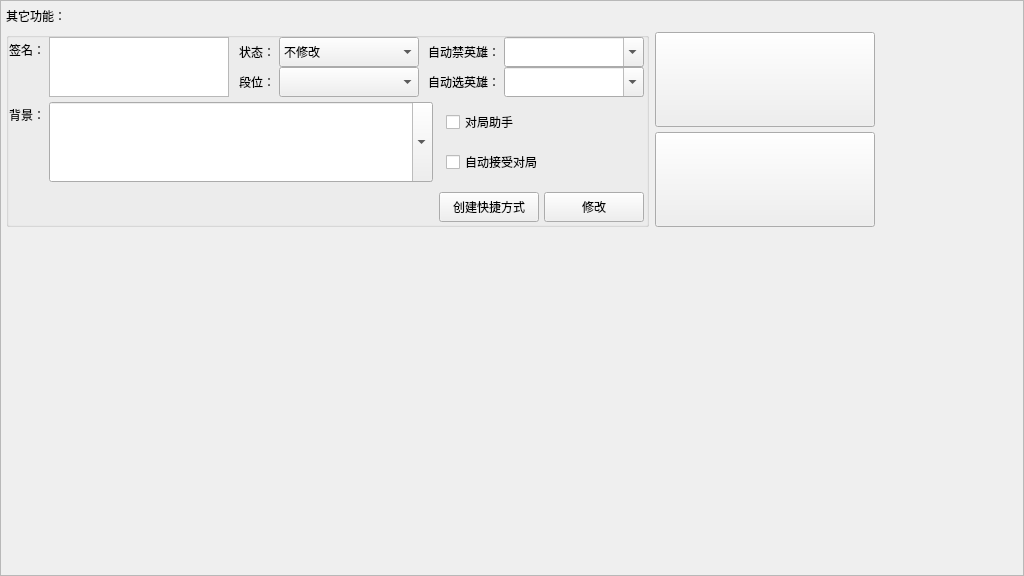
<?xml version="1.0" encoding="UTF-8"?>
<ui version="4.0">
 <class>OtherFunctionInterface</class>
 <widget class="QWidget" name="OtherFunctionInterface">
  <property name="geometry">
   <rect>
    <x>0</x>
    <y>0</y>
    <width>1024</width>
    <height>576</height>
   </rect>
  </property>
  <property name="windowTitle">
   <string/>
  </property>
  <widget class="QFrame" name="OtherFunctionFrame">
   <property name="geometry">
    <rect>
     <x>0</x>
     <y>0</y>
     <width>1024</width>
     <height>576</height>
    </rect>
   </property>
   <property name="frameShape">
    <enum>QFrame::Shape::StyledPanel</enum>
   </property>
   <property name="frameShadow">
    <enum>QFrame::Shadow::Raised</enum>
   </property>
   <widget class="QGroupBox" name="InfoModificationGroupBox">
    <property name="geometry">
     <rect>
      <x>6</x>
      <y>32</y>
      <width>643</width>
      <height>195</height>
     </rect>
    </property>
    <property name="title">
     <string/>
    </property>
    <widget class="QPlainTextEdit" name="SignaturePlainTextEdit">
     <property name="geometry">
      <rect>
       <x>43</x>
       <y>5</y>
       <width>180</width>
       <height>60</height>
      </rect>
     </property>
     <property name="focusPolicy">
      <enum>Qt::FocusPolicy::StrongFocus</enum>
     </property>
    </widget>
    <widget class="QLabel" name="SignatureTextLabel">
     <property name="geometry">
      <rect>
       <x>3</x>
       <y>6</y>
       <width>34</width>
       <height>24</height>
      </rect>
     </property>
     <property name="text">
      <string>签名：</string>
     </property>
    </widget>
    <widget class="QComboBox" name="StateSelectComboBox">
     <property name="geometry">
      <rect>
       <x>273</x>
       <y>5</y>
       <width>140</width>
       <height>30</height>
      </rect>
     </property>
     <property name="focusPolicy">
      <enum>Qt::FocusPolicy::NoFocus</enum>
     </property>
     <item>
      <property name="text">
       <string>不修改</string>
      </property>
     </item>
     <item>
      <property name="text">
       <string>在线</string>
      </property>
     </item>
     <item>
      <property name="text">
       <string>离线</string>
      </property>
     </item>
     <item>
      <property name="text">
       <string>离开</string>
      </property>
     </item>
     <item>
      <property name="text">
       <string>在线分组</string>
      </property>
     </item>
    </widget>
    <widget class="QComboBox" name="RankedSelectComboBox">
     <property name="geometry">
      <rect>
       <x>273</x>
       <y>35</y>
       <width>140</width>
       <height>30</height>
      </rect>
     </property>
     <property name="focusPolicy">
      <enum>Qt::FocusPolicy::NoFocus</enum>
     </property>
     <property name="iconSize">
      <size>
       <width>20</width>
       <height>20</height>
      </size>
     </property>
    </widget>
    <widget class="QLabel" name="StateTextLabel">
     <property name="geometry">
      <rect>
       <x>233</x>
       <y>8</y>
       <width>34</width>
       <height>24</height>
      </rect>
     </property>
     <property name="text">
      <string>状态：</string>
     </property>
    </widget>
    <widget class="QLabel" name="RankedEditTextLabel">
     <property name="geometry">
      <rect>
       <x>233</x>
       <y>38</y>
       <width>34</width>
       <height>24</height>
      </rect>
     </property>
     <property name="text">
      <string>段位：</string>
     </property>
    </widget>
    <widget class="QLabel" name="AutoPickTextLabel">
     <property name="geometry">
      <rect>
       <x>422</x>
       <y>38</y>
       <width>74</width>
       <height>24</height>
      </rect>
     </property>
     <property name="text">
      <string>自动选英雄：</string>
     </property>
    </widget>
    <widget class="QComboBox" name="AutoPickChampionComboBox">
     <property name="geometry">
      <rect>
       <x>498</x>
       <y>35</y>
       <width>140</width>
       <height>30</height>
      </rect>
     </property>
     <property name="focusPolicy">
      <enum>Qt::FocusPolicy::StrongFocus</enum>
     </property>
     <property name="editable">
      <bool>true</bool>
     </property>
     <property name="iconSize">
      <size>
       <width>20</width>
       <height>20</height>
      </size>
     </property>
     <property name="placeholderText">
      <string/>
     </property>
    </widget>
    <widget class="QComboBox" name="AutoBanChampionComboBox">
     <property name="geometry">
      <rect>
       <x>498</x>
       <y>5</y>
       <width>140</width>
       <height>30</height>
      </rect>
     </property>
     <property name="focusPolicy">
      <enum>Qt::FocusPolicy::StrongFocus</enum>
     </property>
     <property name="editable">
      <bool>true</bool>
     </property>
     <property name="iconSize">
      <size>
       <width>20</width>
       <height>20</height>
      </size>
     </property>
     <property name="placeholderText">
      <string/>
     </property>
    </widget>
    <widget class="QLabel" name="AutoBanTextLabel">
     <property name="geometry">
      <rect>
       <x>422</x>
       <y>8</y>
       <width>74</width>
       <height>24</height>
      </rect>
     </property>
     <property name="text">
      <string>自动禁英雄：</string>
     </property>
    </widget>
    <widget class="QPushButton" name="InfoChangePushButton">
     <property name="geometry">
      <rect>
       <x>538</x>
       <y>160</y>
       <width>100</width>
       <height>30</height>
      </rect>
     </property>
     <property name="focusPolicy">
      <enum>Qt::FocusPolicy::NoFocus</enum>
     </property>
     <property name="text">
      <string>修改</string>
     </property>
    </widget>
    <widget class="QCheckBox" name="AutoAcceptCheckBox">
     <property name="geometry">
      <rect>
       <x>440</x>
       <y>115</y>
       <width>120</width>
       <height>30</height>
      </rect>
     </property>
     <property name="text">
      <string>自动接受对局</string>
     </property>
    </widget>
    <widget class="QCheckBox" name="AssistantCheckBox">
     <property name="geometry">
      <rect>
       <x>440</x>
       <y>75</y>
       <width>120</width>
       <height>30</height>
      </rect>
     </property>
     <property name="text">
      <string>对局助手</string>
     </property>
    </widget>
    <widget class="QPushButton" name="CreateLinkPushButton">
     <property name="geometry">
      <rect>
       <x>433</x>
       <y>160</y>
       <width>100</width>
       <height>30</height>
      </rect>
     </property>
     <property name="focusPolicy">
      <enum>Qt::FocusPolicy::NoFocus</enum>
     </property>
     <property name="text">
      <string>创建快捷方式</string>
     </property>
    </widget>
    <widget class="QComboBox" name="CareerBackgroundComboBox">
     <property name="geometry">
      <rect>
       <x>43</x>
       <y>70</y>
       <width>384</width>
       <height>80</height>
      </rect>
     </property>
     <property name="focusPolicy">
      <enum>Qt::FocusPolicy::StrongFocus</enum>
     </property>
     <property name="editable">
      <bool>true</bool>
     </property>
     <property name="iconSize">
      <size>
       <width>20</width>
       <height>20</height>
      </size>
     </property>
     <property name="placeholderText">
      <string/>
     </property>
    </widget>
    <widget class="QLabel" name="CareerBackgroundTextLabel">
     <property name="geometry">
      <rect>
       <x>3</x>
       <y>71</y>
       <width>34</width>
       <height>24</height>
      </rect>
     </property>
     <property name="text">
      <string>背景：</string>
     </property>
    </widget>
   </widget>
   <widget class="QLabel" name="InfoModificationTextLabel">
    <property name="geometry">
     <rect>
      <x>6</x>
      <y>4</y>
      <width>80</width>
      <height>24</height>
     </rect>
    </property>
    <property name="text">
     <string>其它功能：</string>
    </property>
    <property name="alignment">
     <set>Qt::AlignmentFlag::AlignLeading|Qt::AlignmentFlag::AlignLeft|Qt::AlignmentFlag::AlignVCenter</set>
    </property>
   </widget>
   <widget class="QToolButton" name="BilibiliToolButton">
    <property name="geometry">
     <rect>
      <x>655</x>
      <y>132</y>
      <width>220</width>
      <height>95</height>
     </rect>
    </property>
    <property name="text">
     <string/>
    </property>
   </widget>
   <widget class="QToolButton" name="GithubToolButton">
    <property name="geometry">
     <rect>
      <x>655</x>
      <y>32</y>
      <width>220</width>
      <height>95</height>
     </rect>
    </property>
    <property name="text">
     <string/>
    </property>
   </widget>
  </widget>
 </widget>
 <resources>
  <include location="../ResourceFiles/Resources.qrc"/>
 </resources>
 <connections/>
</ui>
